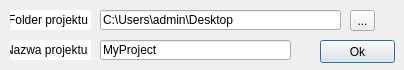
<?xml version="1.0" encoding="UTF-8"?>
<ui version="4.0">
 <class>NewProject</class>
 <widget class="QDialog" name="NewProject">
  <property name="geometry">
   <rect>
    <x>0</x>
    <y>0</y>
    <width>404</width>
    <height>70</height>
   </rect>
  </property>
  <property name="sizePolicy">
   <sizepolicy hsizetype="Minimum" vsizetype="Minimum">
    <horstretch>0</horstretch>
    <verstretch>0</verstretch>
   </sizepolicy>
  </property>
  <property name="minimumSize">
   <size>
    <width>404</width>
    <height>70</height>
   </size>
  </property>
  <property name="maximumSize">
   <size>
    <width>404</width>
    <height>70</height>
   </size>
  </property>
  <property name="windowTitle">
   <string>Nowy Projekt</string>
  </property>
  <widget class="QLineEdit" name="Path">
   <property name="geometry">
    <rect>
     <x>100</x>
     <y>10</y>
     <width>241</width>
     <height>20</height>
    </rect>
   </property>
   <property name="text">
    <string>C:\Users\admin\Desktop</string>
   </property>
   <property name="readOnly">
    <bool>true</bool>
   </property>
  </widget>
  <widget class="QToolButton" name="SelectPath">
   <property name="geometry">
    <rect>
     <x>350</x>
     <y>10</y>
     <width>25</width>
     <height>21</height>
    </rect>
   </property>
   <property name="text">
    <string>...</string>
   </property>
  </widget>
  <widget class="QLineEdit" name="lineEdit">
   <property name="geometry">
    <rect>
     <x>10</x>
     <y>10</y>
     <width>81</width>
     <height>20</height>
    </rect>
   </property>
   <property name="text">
    <string>Folder projektu</string>
   </property>
   <property name="frame">
    <bool>false</bool>
   </property>
   <property name="readOnly">
    <bool>true</bool>
   </property>
   <property name="clearButtonEnabled">
    <bool>false</bool>
   </property>
  </widget>
  <widget class="QLineEdit" name="lineEdit_2">
   <property name="geometry">
    <rect>
     <x>10</x>
     <y>40</y>
     <width>81</width>
     <height>20</height>
    </rect>
   </property>
   <property name="text">
    <string>Nazwa projektu</string>
   </property>
   <property name="frame">
    <bool>false</bool>
   </property>
   <property name="readOnly">
    <bool>true</bool>
   </property>
   <property name="clearButtonEnabled">
    <bool>false</bool>
   </property>
  </widget>
  <widget class="QLineEdit" name="ProjectName">
   <property name="geometry">
    <rect>
     <x>100</x>
     <y>40</y>
     <width>191</width>
     <height>20</height>
    </rect>
   </property>
   <property name="text">
    <string>MyProject</string>
   </property>
   <property name="readOnly">
    <bool>false</bool>
   </property>
  </widget>
  <widget class="QPushButton" name="OkButton">
   <property name="geometry">
    <rect>
     <x>320</x>
     <y>40</y>
     <width>75</width>
     <height>23</height>
    </rect>
   </property>
   <property name="text">
    <string>Ok</string>
   </property>
  </widget>
 </widget>
 <resources/>
 <connections/>
</ui>
